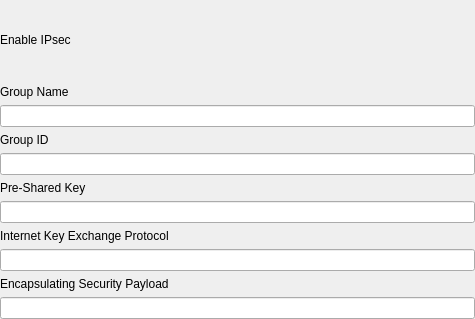
<?xml version="1.0" encoding="UTF-8"?>
<ui version="4.0">
 <class>VpnIPsec</class>
 <widget class="QWidget" name="VpnIPsec">
  <property name="geometry">
   <rect>
    <x>0</x>
    <y>0</y>
    <width>475</width>
    <height>319</height>
   </rect>
  </property>
  <property name="windowTitle">
   <string>VpnIPsec</string>
  </property>
  <layout class="QVBoxLayout" name="verticalScrollAreaWidgetContentsLayout">
   <property name="leftMargin">
    <number>0</number>
   </property>
   <property name="topMargin">
    <number>0</number>
   </property>
   <property name="rightMargin">
    <number>0</number>
   </property>
   <property name="bottomMargin">
    <number>0</number>
   </property>
   <item>
    <layout class="QHBoxLayout" name="enableIPsecLayout">
     <item>
      <widget class="QLabel" name="label">
       <property name="text">
        <string>Enable IPsec</string>
       </property>
      </widget>
     </item>
     <item>
      <spacer name="horizontalSpacer">
       <property name="orientation">
        <enum>Qt::Horizontal</enum>
       </property>
       <property name="sizeHint" stdset="0">
        <size>
         <width>40</width>
         <height>20</height>
        </size>
       </property>
      </spacer>
     </item>
    </layout>
   </item>
   <item>
    <widget class="QWidget" name="IPsecWidget" native="true">
     <layout class="QVBoxLayout" name="m_verticalDeviceWidgetLayout">
      <property name="leftMargin">
       <number>0</number>
      </property>
      <property name="topMargin">
       <number>0</number>
      </property>
      <property name="rightMargin">
       <number>0</number>
      </property>
      <property name="bottomMargin">
       <number>0</number>
      </property>
      <item>
       <widget class="QLabel" name="label_2">
        <property name="text">
         <string>Group Name</string>
        </property>
       </widget>
      </item>
      <item>
       <widget class="QLineEdit" name="groupName"/>
      </item>
      <item>
       <widget class="QLabel" name="label_3">
        <property name="text">
         <string>Group ID</string>
        </property>
       </widget>
      </item>
      <item>
       <widget class="QLineEdit" name="groupId"/>
      </item>
      <item>
       <widget class="QLabel" name="label_4">
        <property name="text">
         <string>Pre-Shared Key</string>
        </property>
       </widget>
      </item>
      <item>
       <widget class="QLineEdit" name="preSharedKey"/>
      </item>
      <item>
       <widget class="QLabel" name="label_5">
        <property name="text">
         <string>Internet Key Exchange Protocol</string>
        </property>
       </widget>
      </item>
      <item>
       <widget class="QLineEdit" name="ipsecIKE"/>
      </item>
      <item>
       <widget class="QLabel" name="label_6">
        <property name="text">
         <string>Encapsulating Security Payload</string>
        </property>
       </widget>
      </item>
      <item>
       <widget class="QLineEdit" name="ipsecESP"/>
      </item>
     </layout>
    </widget>
   </item>
  </layout>
 </widget>
 <resources/>
 <connections/>
</ui>
